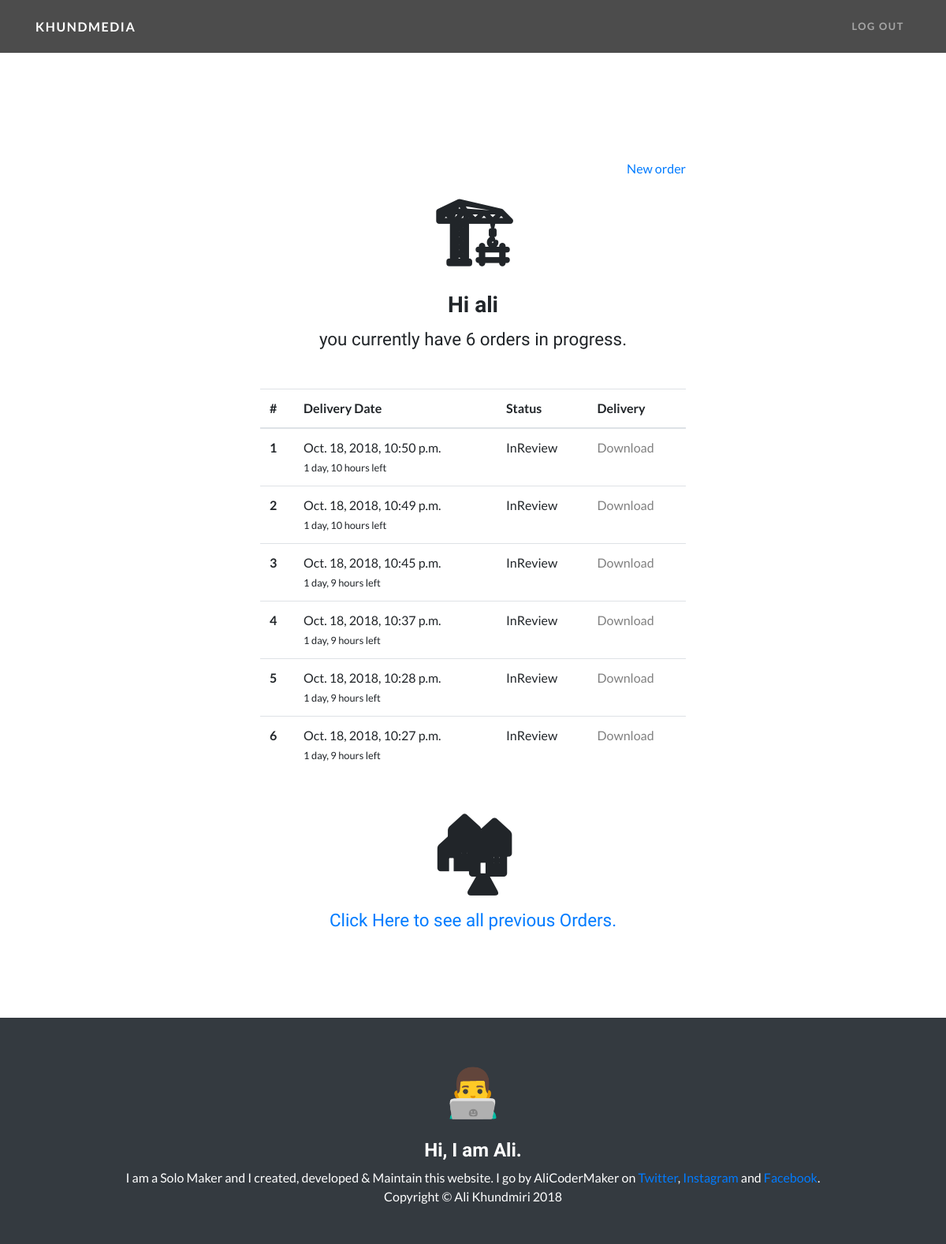
The page /dashboard (signed in) on the database its author committed.
### core/models.py (models this page shows)
class assignment(models.Model):
	ASSIGNMENT_STATUS = (
		('InReview', 'inreview'),
		('Error', 'error'),
		('Working', 'working'),
		('Completed', 'completed'),
		('Rejected', 'rejected'),
		)
	client					=			models.ForeignKey(settings.AUTH_USER_MODEL, default=1, on_delete=models.CASCADE)
	content_url				=			models.URLField()
	due_date				=			models.DateTimeField(default=return_date_time)
	status					=			models.CharField(max_length=20, choices=ASSIGNMENT_STATUS, default=ASSIGNMENT_STATUS[0][0])
	timestamp				=			models.DateTimeField(auto_now=False, auto_now_add=True)
	updated					=			models.DateTimeField(auto_now=True, auto_now_add=False)
	def __str__(self):
		return(self.status)
	class Meta:
		ordering	 		=			["-timestamp", "-updated"]
		verbose_name 		= 			"Assignment"
		verbose_name_plural = 			"Assignments"

### core/views.py (the view)
# urls.py: path('dashboard', views.welcome , name='welcome'),
def welcome(request):
	if request.user.is_authenticated:
		pass
	else:
		return HttpResponseRedirect(reverse('core:index'))
	client_assignment = assignment.objects.filter(client_id=request.user.id)
	if client_assignment.count() == 0:
		client_assignment = None
	context = {
		'client_assignment' : client_assignment,
		'show_last_div' : False,
	}
	return render(request, 'core/welcome.html', context)

### core/templates/core/welcome.html (shortened to what this page needs)
{% extends 'base.html' %}
{% load crispy_forms_tags %}
{% load static %}
{% block content_2 %}
<div class="row">
	<div class="col">
		<p style="float: right;">
			<a href="{% url 'core:new_assignment' user_id=request.user.id %}">
				New order
			</a>
		</p>
	</div>
</div>
<div class="row">
	<div class="col">
		<h1 class="emoji-header-center">🏗</h1>
		<h3 class="text-center">Hi {{request.user.username}}</h3>
		<h3 class="text-center">
			<small>
				you currently have {{client_assignment|length}} orders in progress.
			</small>
		</h3>
	</div>
</div>
<div class="row">
	<div class="col">
		<table class="table">
			<thead>
				<tr>
					<th scope="col">#</th>
					<th scope="col">Delivery Date</th>
					<th scope="col">Status</th>
					<th scope="col">Delivery</th>
				</tr>
			</thead>
			<tbody>
				{% for assignment in client_assignment %}
				<tr>
					<th scope="row">{{forloop.counter}}</th>
					<td>{{assignment.due_date}}<br><small>{{assignment.due_date|timeuntil}} left</small></td>
					<td>{{assignment.status}}</td>
					<td><span style="color: gray">Download</span></td>
				</tr>
				{% endfor %}
			</tbody>
		</table>
	</div>
</div>
<br>
<div class="row">
	<div class="col">
		<h1 class="emoji-header-center">🏘</h1>
		<h3 class="text-center">
			<small>
				<a href="">
					Click Here to see all previous Orders.
				</a>
			</small>
		</h3>
	</div>
</div>
{% endblock %}

### static/base/css/one-page-wonder.css (style rules this page uses)
body { font-family: 'Lato'; }
h1, h2, h3, h4, h5, h6 { font-family: 'Catamaran'; font-weight: 800 !important; }

### templates/base.html (style rules this page uses)
.emoji-header-center { font-size: 100px !important; text-align: center; }

### rows shown on the page
assignment: due_date "Oct. 18, 2018, 10:50 p.m.", due_date "1 day, 10 hours", status "InReview"
assignment: due_date "Oct. 18, 2018, 10:49 p.m.", due_date "1 day, 10 hours", status "InReview"
assignment: due_date "Oct. 18, 2018, 10:45 p.m.", due_date "1 day, 9 hours", status "InReview"
assignment: due_date "Oct. 18, 2018, 10:37 p.m.", due_date "1 day, 9 hours", status "InReview"
assignment: due_date "Oct. 18, 2018, 10:28 p.m.", due_date "1 day, 9 hours", status "InReview"
assignment: due_date "Oct. 18, 2018, 10:27 p.m.", due_date "1 day, 9 hours", status "InReview"

### other values the page prints
{{ request.user.username }} "ali"
{{ client_assignment|length }} "6"
